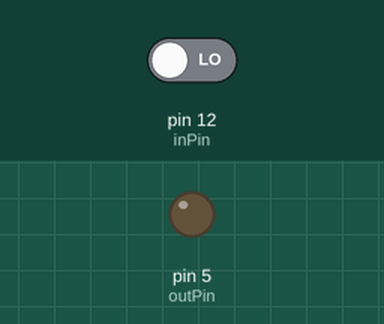
This sketch was run on a simulated Arduino Uno, built with avr-gcc and run on an emulated ATmega328P. Shown: output pins drawn as LEDs (lit = HIGH). Inputs (shaded band) come from the test bench; at power-on: pin 12 (inPin) LOW.

Above: at 1.2 s.
1.3 s: pin 12 (inPin) driven HIGH
At 2.2 s:
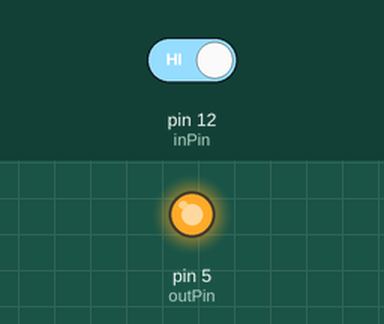
Timing chart, 0 to 4.3 s (numbered marks = the images above; inputs shaded):
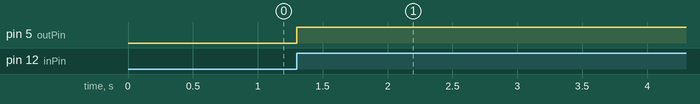

The sketch:

c1_class_digitalinput1toggle.ino
```cpp
const int inPin =12;
const int outPin =5;
int currentState=LOW;
int previousState=LOW;
int outState =LOW;
void setup() {
  // put your setup code here, to run once:

pinMode(inPin,INPUT);
pinMode(outPin,OUTPUT);
}

void loop()
{
  // put your main code here, to run repeatedly:
currentState =digitalRead(inPin);
if ((currentState == HIGH) && (previousState == LOW))
  {
    if(outState==LOW)
    outState=HIGH;
    else
    outState=LOW;
    }
    previousState=currentState;
    digitalWrite(outPin,outState);
    delay(10);
    }
```

Measured:
- after the input at 1.3 s, pin 5 (outPin): LOW → HIGH at once
